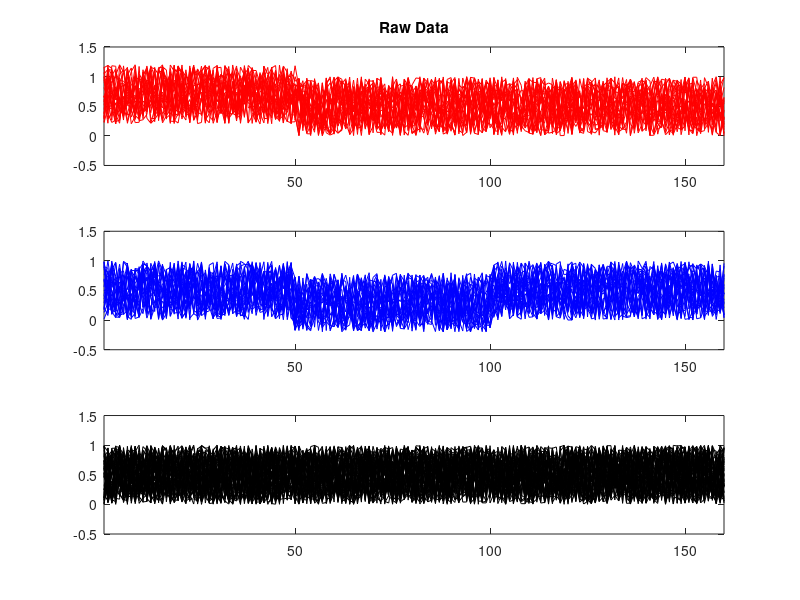
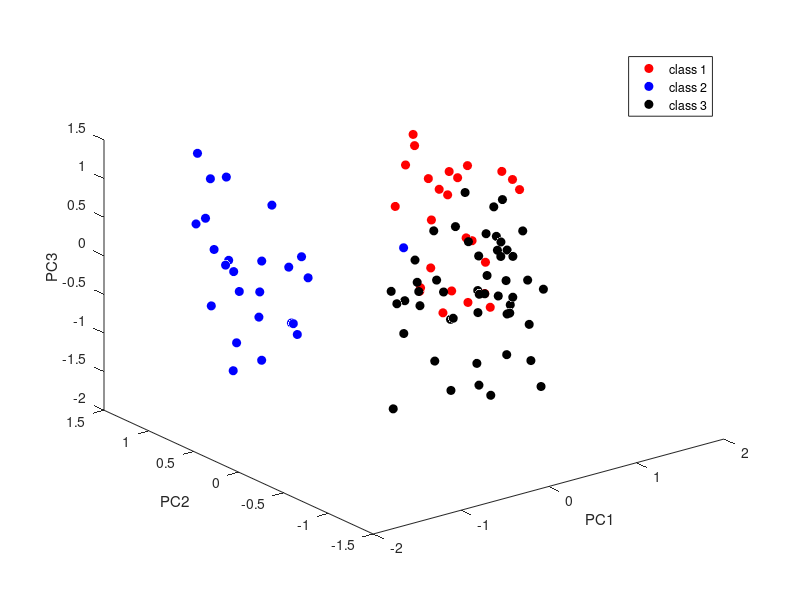

The MATLAB script that drew these images, in order: (Note: this script raises an error after producing the figures.)

% TUTORIAL: Dimensionality reduction using PCA and classification using KNN
%
% Carlos Vargas-Irwin, Brown University, Jan 18 2017


% DATA

%Let's make some fake data representing 100 trials with 160 data points each 
data = rand(100,160);
% lets make some of the trials a bit different
% (representing 3 separate classes)
data(1:25,1:50) = data(1:25,1:50) + 0.2;
data(26:50,50:100) = data(26:50,50:100) - 0.2;
% and keep track of which are which
trial_type = [zeros(1,25)+1 zeros(1,25)+2 zeros(1,50)+3];

% Here's what the raw data looks like
figure
subplot(311)
plot(data(1:25,:)','r')
axis([1 160 -0.5 1.5 ])
title('Raw Data')
subplot(312)
plot(data(26:50,:)','b')
axis([1 160 -0.5 1.5 ])
subplot(313)
plot(data(51:100,:)','k')
axis([1 160 -0.5 1.5 ])


% DIMENSIONALITY REDUCTION

% use principal component analysis
[coeff, score] = pca(data);
% Isolate the projections from the first 3 PCs
data3D = score(:,1:3);


% Plot the 3D data, colored by trial type
figure
f1 = find(trial_type == 1)
h = plot3(data3D(f1,1),data3D(f1,2),data3D(f1,3),'ro'); set(h,'MarkerFaceColor','r')
xlabel('PC1')
ylabel('PC2')
zlabel('PC3')
hold on
f2 = find(trial_type == 2)
h = plot3(data3D(f2,1),data3D(f2,2),data3D(f2,3),'bo'); set(h,'MarkerFaceColor','b')
f3 = find(trial_type == 3)
h = plot3(data3D(f3,1),data3D(f3,2),data3D(f3,3),'ko'); set(h,'MarkerFaceColor','k')
legend([{'class 1'} {'class 2'} {'class 3'}])


% CLASSIFICATION

% Build a KNN classifier and test using 10-fold cross validation
% (We are giving it 3 different class labels, 
% so it will be a 3-way classification)
KNNClass =fitcknn(data3D,trial_type) 
CVKNN = crossval(KNNClass,'kfold',10);

% and report the mean and sdev for classification accuracy
klossKNN = kfoldLoss(CVKNN,'mode','individual');
accuracyM = mean(1-klossKNN) *100
accuracySTD = std(1-klossKNN) *100

title(['Decoding Accuracy: ' num2str(accuracyM) '% (+/-' num2str(accuracySTD)  ')'])

% What should we expect by chance? 
% Lets' shuffle the trial labels using 'randperm'
CHKNNClass =fitcknn(data3D,trial_type(randperm(numel(trial_type))));
CHRCVKNN = crossval(CHKNNClass,'kfold',10);
CHklossKNN = kfoldLoss(CHRCVKNN,'mode','individual');

CHaccuracyM = mean(1-CHklossKNN) *100
CHaccuracySTD = std(1-CHklossKNN) *100
% NOTE - for real data we would repeat the label shuffling step about 1000
% times or so, to get a more accurate estimate of the chance distribution


% Bonus Question: 
% what happens if we run the classifier using the original 160 dimensions?
% (using 'data' instead of 'data3D')


%% How much information do individual channels have?
klossKNNIC = zeros(size(data,2),1);
accuracyMIC = klossKNNIC;
accuracySTDIC = klossKNNIC;
for n = 1:size(data,2)
KNNClass =fitcknn(data(:,n),trial_type);
CVKNN = crossval(KNNClass,'kfold',10);
% and report the mean and sdev for classification accuracy
klossKNNIC = kfoldLoss(CVKNN,'mode','individual');
accuracyMIC(n) = mean(1-klossKNNIC) *100;
accuracySTDIC(n) = std(1-klossKNNIC) *100;
end

figure
hist(accuracyMIC,15)
xlabel('classification accuracy')
ylabel('# of channels')
title(['Single channel classification accuracy (ensemble =' num2str(accuracyM) '%)' ] )


